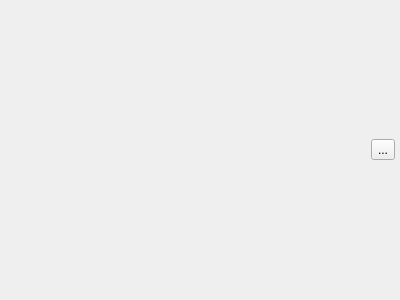
<?xml version="1.0" encoding="UTF-8"?>
<ui version="4.0">
 <class>CDragWidget</class>
 <widget class="QWidget" name="CDragWidget">
  <property name="geometry">
   <rect>
    <x>0</x>
    <y>0</y>
    <width>400</width>
    <height>300</height>
   </rect>
  </property>
  <property name="windowTitle">
   <string>Form</string>
  </property>
  <layout class="QVBoxLayout" name="verticalLayout">
   <property name="spacing">
    <number>5</number>
   </property>
   <property name="leftMargin">
    <number>5</number>
   </property>
   <property name="topMargin">
    <number>5</number>
   </property>
   <property name="rightMargin">
    <number>5</number>
   </property>
   <property name="bottomMargin">
    <number>5</number>
   </property>
   <item>
    <layout class="QHBoxLayout" name="horizontalLayout">
     <item>
      <widget class="QLabel" name="labelHeader">
       <property name="sizePolicy">
        <sizepolicy hsizetype="Expanding" vsizetype="Fixed">
         <horstretch>0</horstretch>
         <verstretch>0</verstretch>
        </sizepolicy>
       </property>
       <property name="text">
        <string/>
       </property>
      </widget>
     </item>
     <item>
      <widget class="QToolButton" name="toolButtonClose">
       <property name="text">
        <string>...</string>
       </property>
       <property name="iconSize">
        <size>
         <width>24</width>
         <height>24</height>
        </size>
       </property>
      </widget>
     </item>
    </layout>
   </item>
  </layout>
 </widget>
 <resources/>
 <connections/>
</ui>
